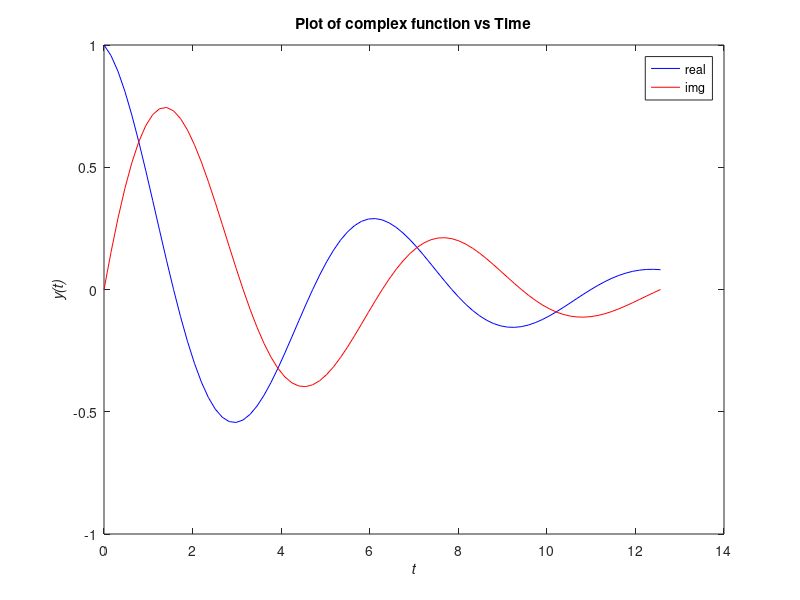

Write MATLAB code to recreate this figure.
t=0:pi/20:4*pi;
y=exp((-0.2).*t).*(cos(t)+i*sin(t));
plot(t,real(y),'b');
hold on;
plot(t,imag(y),'r');
title("Plot of complex function vs Time");
xlabel('\bf\itt');  
ylabel('\bf\ity(t)');  
legend('real','img');
hold off;